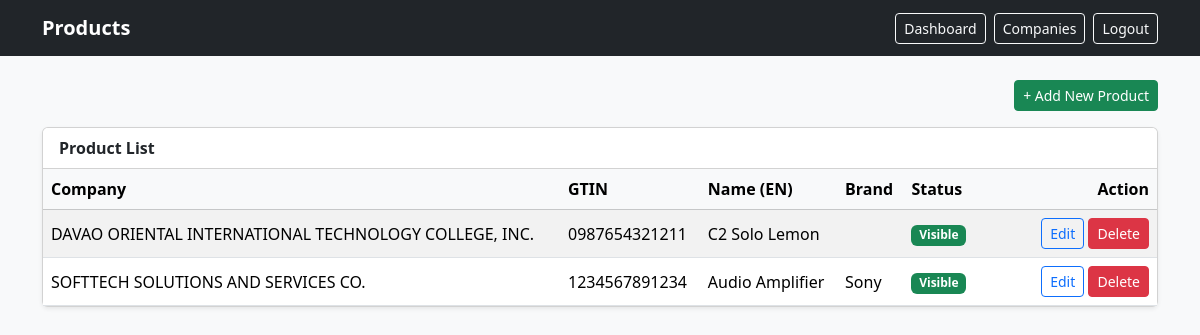
The page /products.php (signed in) on the database its author committed.
### tables this page shows
CREATE TABLE `products` (
  `id` int NOT NULL,
  `company_id` int NOT NULL,
  `gtin` varchar(14) NOT NULL,
  `name_en` varchar(255) NOT NULL,
  `name_fr` varchar(255) NOT NULL,
  `description_en` text NOT NULL,
  `description_fr` text NOT NULL,
  `brand` varchar(255) NOT NULL,
  `country_of_origin` varchar(100) NOT NULL,
  `gross_weight` decimal(10,3) NOT NULL DEFAULT '0.000',
  `net_weight` decimal(10,3) NOT NULL DEFAULT '0.000',
  `weight_unit` varchar(20) NOT NULL DEFAULT 'g',
  `image_path` varchar(255) DEFAULT NULL,
  `is_hidden` tinyint(1) NOT NULL DEFAULT '0',
  `created_at` datetime NOT NULL,
  `updated_at` datetime NOT NULL
);

CREATE TABLE `companies` (
  `id` int NOT NULL,
  `company_name` varchar(255) NOT NULL,
  `company_address` varchar(500) NOT NULL,
  `company_telephone` varchar(100) NOT NULL,
  `company_email` varchar(255) NOT NULL,
  `owner_name` varchar(255) NOT NULL,
  `owner_mobile` varchar(100) NOT NULL,
  `owner_email` varchar(255) NOT NULL,
  `contact_name` varchar(255) NOT NULL,
  `contact_mobile` varchar(100) NOT NULL,
  `contact_email` varchar(255) NOT NULL,
  `is_deactivated` tinyint(1) NOT NULL DEFAULT '0',
  `created_at` datetime NOT NULL,
  `updated_at` datetime NOT NULL
);

### products.php (the view, shortened to what this page needs)
<?php
require_once 'db.php';
function h($v){ return htmlspecialchars((string)$v, ENT_QUOTES, 'UTF-8'); }
$products = $pdo->query("
    SELECT p.*, c.company_name
    FROM products p
    LEFT JOIN companies c ON c.id = p.company_id
    ORDER BY p.id DESC
")->fetchAll();
?>
<!DOCTYPE html>
<html lang="en">
<head>
  <link rel="stylesheet" href="assets/css/bootstrap.min.css">
</head>
<body class="bg-light">
<nav class="navbar navbar-dark bg-dark">
  <div class="container d-flex justify-content-between">
    <a class="navbar-brand fw-bold" href="products.php">Products</a>
    <div class="d-flex gap-2">
      <a class="btn btn-outline-light btn-sm" href="admin_dashboard.php">Dashboard</a>
      <a class="btn btn-outline-light btn-sm" href="companies.php">Companies</a>
      <a class="btn btn-outline-light btn-sm" href="logout.php">Logout</a>
    </div>
  </div>
</nav>
<div class="container py-4">
  <div class="d-flex justify-content-end mb-3">
    <a href="products.php?action=create" class="btn btn-success btn-sm">+ Add New Product</a>
  </div>
  <div class="card shadow-sm">
    <div class="card-header bg-white fw-bold">Product List</div>
    <div class="card-body p-0">
      <div class="table-responsive">
        <table class="table table-striped table-hover mb-0 align-middle">
          <thead class="table-light">
            <tr>
              <th>Company</th>
              <th>GTIN</th>
              <th>Name (EN)</th>
              <th>Brand</th>
              <th>Status</th>
              <th class="text-end" style="width:180px;">Action</th>
            </tr>
          </thead>
          <tbody>
            <?php if (!$products): ?>
              <tr><td colspan="6" class="text-center text-muted py-4">No record found.</td></tr>
            <?php else: ?>
              <?php foreach ($products as $p): ?>
                <tr>
                  <td><?= h($p['company_name'] ?? '') ?></td>
                  <td><?= h($p['gtin']) ?></td>
                  <td><?= h($p['name_en']) ?></td>
                  <td><?= h($p['brand']) ?></td>
                  <td>
                    <?= ((int)$p['is_hidden'] === 1)
                      ? '<span class="badge bg-secondary">Hidden</span>'
                      : '<span class="badge bg-success">Visible</span>' ?>
                  </td>
                  <td class="text-end">
                    <a class="btn btn-sm btn-outline-primary"
                       href="products.php?action=edit&id=<?= (int)$p['id'] ?>">Edit</a>
                    <a class="btn btn-sm btn-danger"
                       href="products.php?action=delete&id=<?= (int)$p['id'] ?>"
                       onclick="return confirm('Delete this product?');">Delete</a>
                  </td>
                </tr>
              <?php endforeach; ?>
            <?php endif; ?>
          </tbody>
        </table>
      </div>
    </div>
  </div>
</div>
</body>
</html>

### rows shown on the page
products: company.company_name "DAVAO ORIENTAL INTERNATIONAL TECHNOLOGY COLLEGE, INC.", gtin "0987654321211", name_en "C2 Solo Lemon", is_hidden "Visible"
products: company.company_name "SOFTTECH SOLUTIONS AND SERVICES CO.", gtin "1234567891234", name_en "Audio Amplifier", brand "Sony", is_hidden "Visible"
